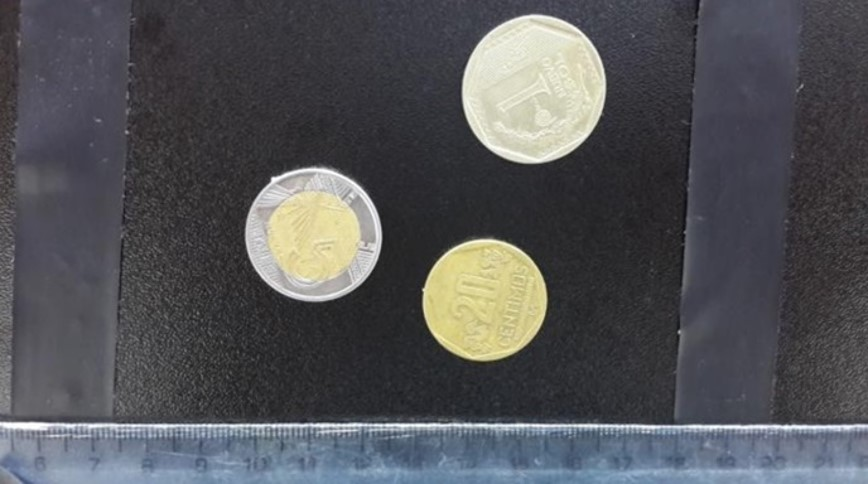
#> input picture Imagenes/moneda2.jpg, 868 x 484 px, found by its file name
$ python Programa30.py
#> lines starting #> are read from the running program, lines starting #| are printed output that depends on the picture; after the words box and inside, x2 and y2 are one past the last pixel; in counts of white or black regions, pixels touching at a corner belong together
import cv2
import numpy as np

moneda = 0.0

img = cv2.imread('C:/Users/Aldo Pizarro/Desktop/Idat_Clases/CicloV/ProcesamientoImg/moneda2.jpg')
#> img is the input picture: shape (484, 868, 3); mean B, G, R 87.6, 84.2, 83.4
gray = cv2.cvtColor(img, cv2.COLOR_BGR2GRAY)
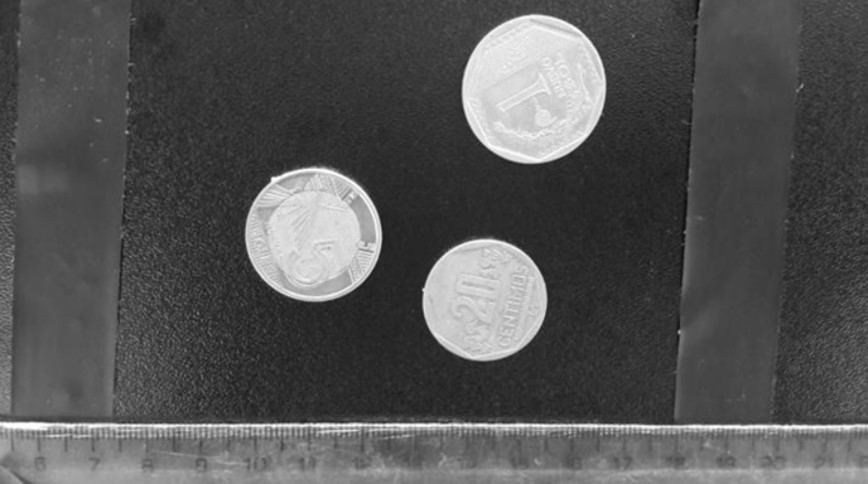
#> gray: shape (484, 868); min 13, max 255, mean 84.3
t,dst = cv2.threshold(gray,143,255,cv2.THRESH_BINARY)
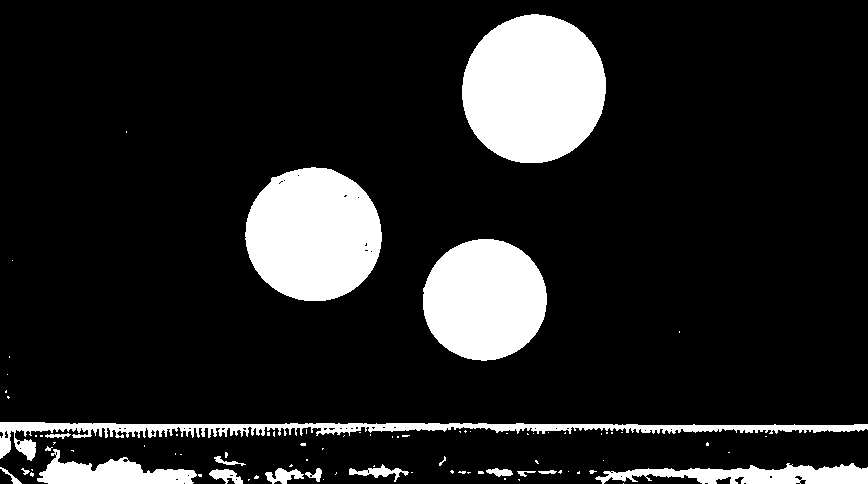
#> dst: shape (484, 868); 13.9% white; 85 white regions (66 under 20 px), largest, box (x1, y1, x2, y2) and area: (462, 14, 606, 163) 16836, (245, 167, 382, 301) 14341, (423, 239, 547, 361) 11858

kernel = np.ones((3,3),np.uint8)
erosion = cv2.erode(dst,kernel,iterations=1)
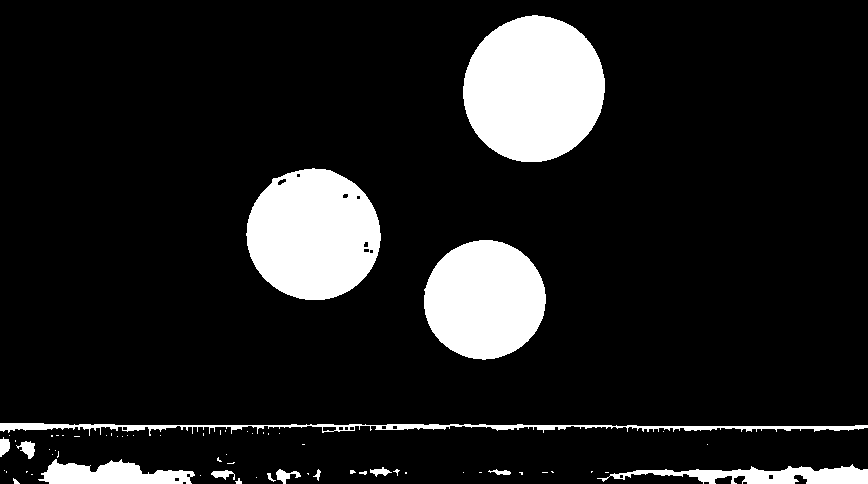
#> erosion: shape (484, 868); 12.1% white; 65 white regions (48 under 20 px), largest, box (x1, y1, x2, y2) and area: (463, 15, 605, 162) 16254, (246, 168, 381, 300) 13713, (424, 240, 546, 360) 11368
dilatacion = cv2.erode(erosion,kernel,iterations=1)
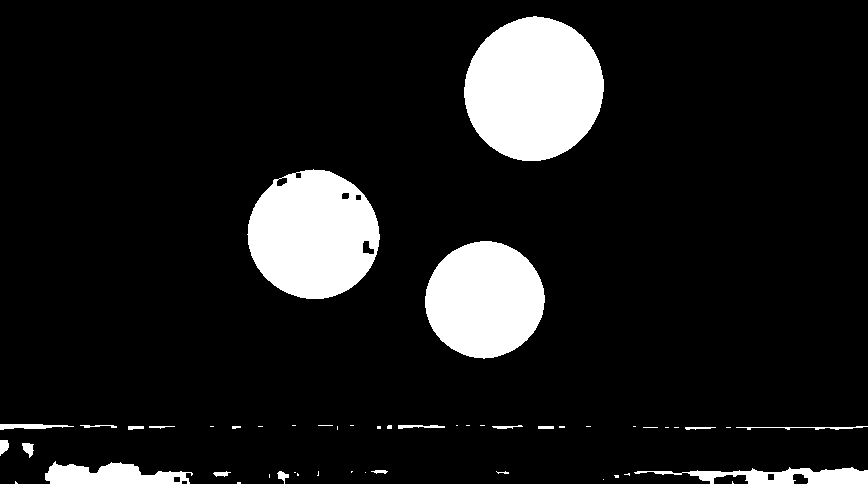
#> dilatacion: shape (484, 868); 10.8% white; 51 white regions (30 under 20 px)

contours,_ = cv2.findContours(dilatacion,cv2.RETR_TREE,cv2.CHAIN_APPROX_SIMPLE)
#> contours = 58 contours, 33 with area under 20; largest, box (x1, y1, x2, y2) and area: (464, 16, 604, 161) 15480, (247, 169, 380, 299) 13106, (425, 241, 545, 359) 10720, (45, 461, 193, 484) 2049, (634, 467, 868, 484) 1792

for c in contours:
    area = cv2.contourArea(c)
    print(area)
    if area > 5000:
        cv2.drawContours(img, [c], 0, (0,255,0), 2, cv2.LINE_AA)
        if area <= 10500:
            moneda =  moneda + 0.1
        if area > 10500 and area <= 11500:
            moneda =  moneda + 0.2
        if area > 11500 and area <= 13500:
            moneda =  moneda + 5.0
        if area > 13500:
            moneda =  moneda + 1.0
#> this loop made 58 passes
#> (area, moneda) on passes 51, 52, 58: (10719.5, 0.2), (13105.5, 5.2), (15480, 6.2)
#> area on passes 14 to 19: 57, 43, 27, 1792.5, 47, 2049
#| 3.0
#| 0.5
#| 2.0
#| 0.0
#| 6.5
#| 0.0
#| 2.0
#| 1.5
#> (further printed lines are left out)
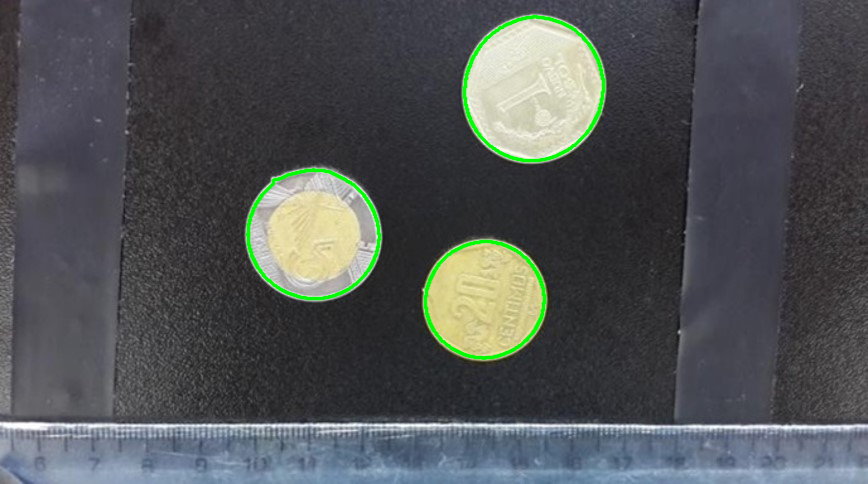
#> img: shape (484, 868, 3); 1.43% of pixels changed, all inside (x1, y1, x2, y2) = (245, 14, 606, 361)
#> after the loop, moneda = 6.2

font = cv2.FONT_HERSHEY_COMPLEX
#> font = 3
cv2.putText(img,"Valor: "+str(round(moneda,2)),(621,23),font,0.8,(0,255,0),2,cv2.LINE_AA)
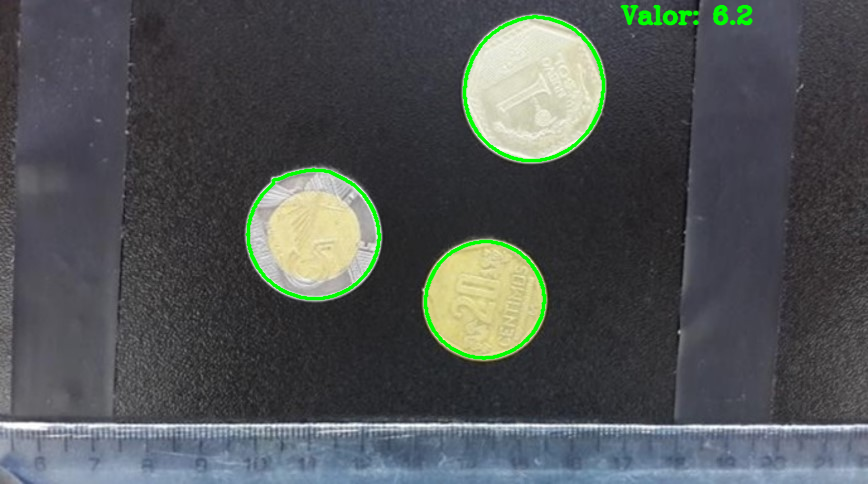
#> img: shape (484, 868, 3); 0.39% of pixels changed, all inside (x1, y1, x2, y2) = (619, 4, 753, 26)
cv2.imshow('1',img)
cv2.waitKey()

$ run again, with Imagenes/moneda3.jpg copied over Imagenes/moneda2.jpg
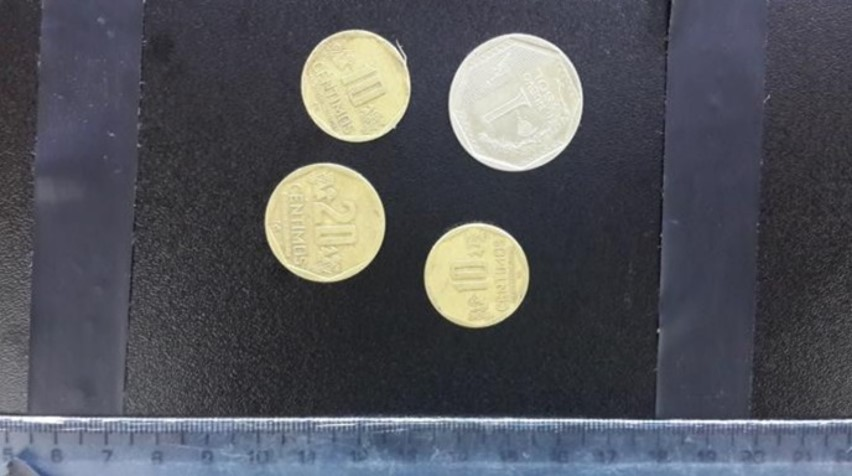
#> input picture Imagenes/moneda3.jpg, 852 x 476 px, found by its file name
#> img is the input picture: shape (476, 852, 3); mean B, G, R 91.8, 85.6, 84
#> `t,dst = cv2.threshold(gray,143,255,cv2.THRESH_BINARY)`:
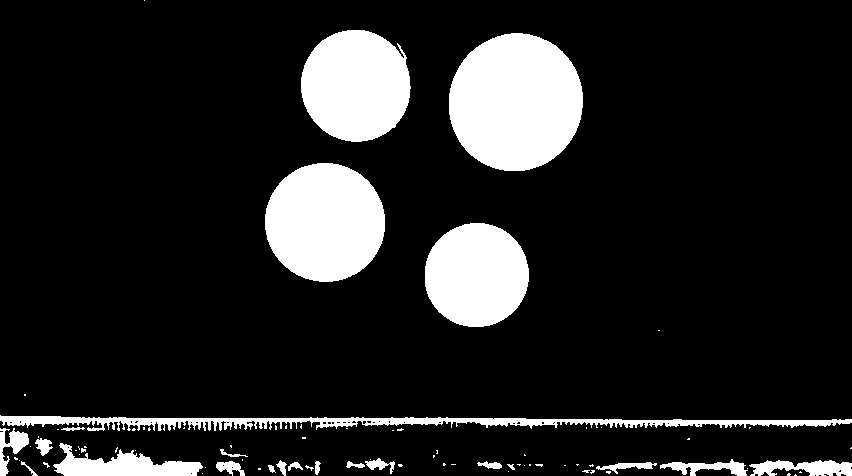
#> dst: shape (476, 852); 13.9% white; 83 white regions (60 under 20 px), largest, box (x1, y1, x2, y2) and area: (449, 33, 583, 171) 14569, (265, 163, 385, 282) 11246, (301, 30, 411, 142) 9704
#> erosion: shape (476, 852); 12.1% white; 47 white regions (30 under 20 px), largest, box (x1, y1, x2, y2) and area: (450, 34, 582, 170) 14029, (266, 164, 384, 281) 10772, (302, 31, 410, 141) 9228
#> dilatacion: shape (476, 852); 10.9% white; 51 white regions (28 under 20 px)
#> contours = 51 contours, 34 with area under 20; largest, box (x1, y1, x2, y2) and area: (451, 35, 581, 169) 13312, (267, 165, 383, 280) 10144, (303, 32, 408, 140) 8646, (427, 225, 527, 325) 7611, (59, 454, 199, 476) 1720
#> the loop `for c in contours:` made 51 passes
#> (area, moneda) on passes 48 to 51: (7611, 0.1), (10144.5, 0.2), (13311.5, 5.2), (8646, 5.3)
#> (printed output is left out)
#> after the loop `for c in contours:`: moneda = 5.3
#> font = 3
#> `cv2.putText(img,"Valor: "+str(round(moneda,2)),(621,23),font,0.8,(0,25..`:
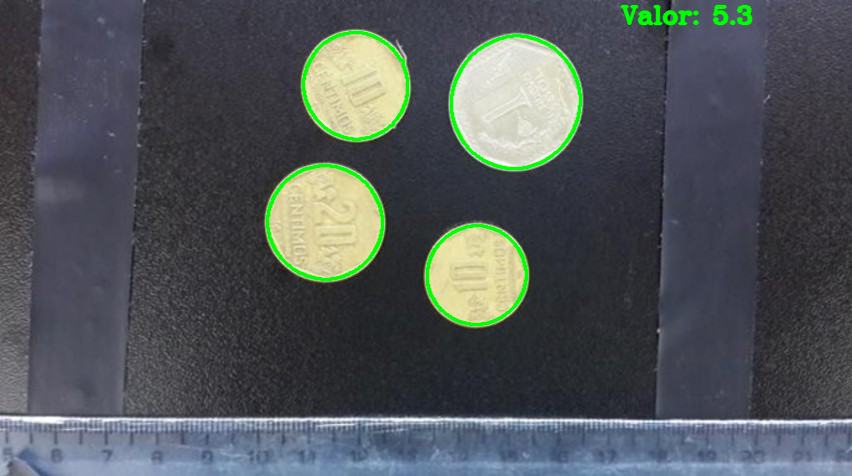
#> img: shape (476, 852, 3); mean B, G, R 89.1, 86.6, 81
